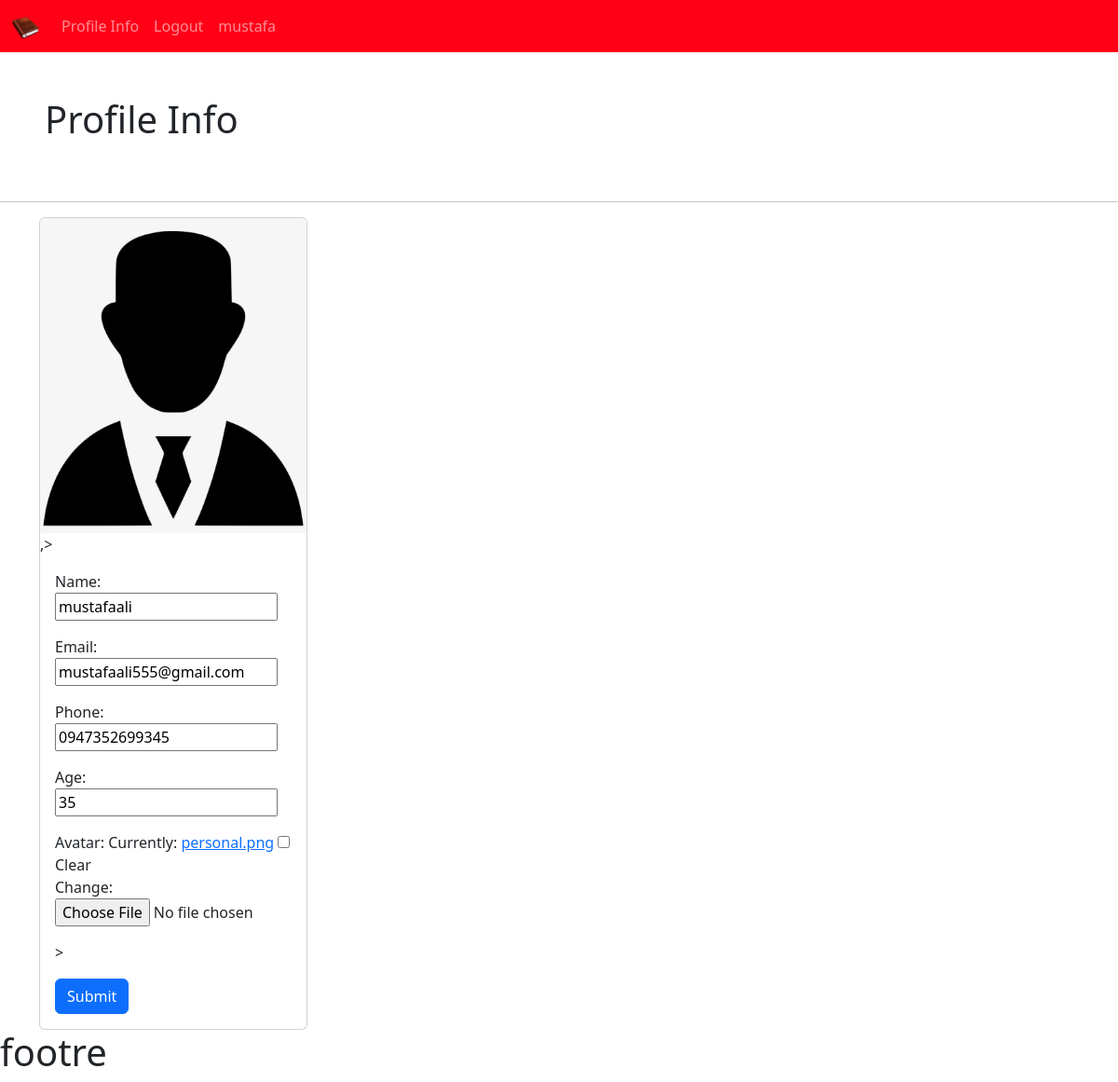
Screenshot of /profile/ (signed in) with the database file from the repository.
### bookstore/models.py (models this page shows, shortened)
class Customer(models.Model) :
    user = models.OneToOneField(User,null=True, on_delete=models.CASCADE) #on_delete=True it means if you press
    name=models.CharField( max_length=190,null=True)
    email=models.CharField( max_length=190,null=True)
    phone=models.CharField( max_length=190,null=True)
    age=models.CharField( max_length=190,null=True)
    avatar = models.ImageField(blank=True,null=True,default="personal.png")
    date_create =models.DateTimeField(auto_now_add=True,null=True)

### bookstore/views.py (the view)
# urls.py: path('profile/' ,views.ProfileInfo , name="profile_info"),
@login_required(login_url='login')
def ProfileInfo(request) :
    customer = request.user.customer
    form = CustomerForm(instance=customer)
    if request.method == 'POST': #if user press in to POST(submit)
        form = CustomerForm(request.POST,request.FILES,instance=customer) #pring information (requsert.POST(text)) and (request.FILES (images))
        if form.is_valid() :
            form.save()
    context = {'form':form}
    return render(request ,'bookstore/profile_info.html',context )

### bookstore/forms.py
class CustomerForm(ModelForm) :
    class Meta:
        model = Customer
        fields = "__all__"
        exclude = ['user']

### bookstore/templates/bookstore/profile_info.html (shortened to what this page needs)
{% extends 'bookstore/main.html' %}
{% block  content %}
<h1 class='p-5'>Profile Info </h1>
<hr>
<div class="container">
    <div class="card" style="width: 18rem;">
        <img src="{{request.user.customer.avatar.url}}" class="card-img-top" alt="...">,>
        <div class="card-body">
            <form method='POST' action="" enctype="multipart/form-data">
                <div class="mb-3">
                  {{form.as_p}} >
                </div>
                <button type="submit" class="btn btn-primary">Submit</button>
              </form>
        </div>
      </div>
</div>
{% endblock  %}

### bookstore/templates/bookstore/navbar.html (shortened to what this page needs)
{% load  static %}
<nav class="navbar navbar-expand-lg  navbar-dark bg-primary">
    <div class="container-fluid">
      <a class="navbar-brand" href="{% url 'home' %}">
        <img src="{% static '/images/book.png' %}" alt="Bootstrap" width="30" height="24">
      </a>
      <div class="collapse navbar-collapse" id="navbarSupportedContent">
        <ul class="navbar-nav me-auto mb-2 mb-lg-0">
          <li class="nav-item">
            <a class="nav-link" href="{% url 'profile_info' %}">Profile Info</a>
          </li>
          <li class="nav-item">
            <a class="nav-link" href="{% url 'logout' %}">Logout</a>
          </li>
          <a class="nav-link" href="{% url 'profile_info' %}">{{request.user}}</a>
        </ul>
      </div>
    </div>
  </nav>

### bookstore/static/css/style.css (style rules this page uses)
.bg-primary { --bs-bg-opacity: 1; background-color: #ff0017 !important; }

### rows the page displays
Customer: name "mustafaali", email "mustafaali555@gmail.com", phone "0947352699345", age "35"

### other values shown
{{ request.user }} "mustafa"
